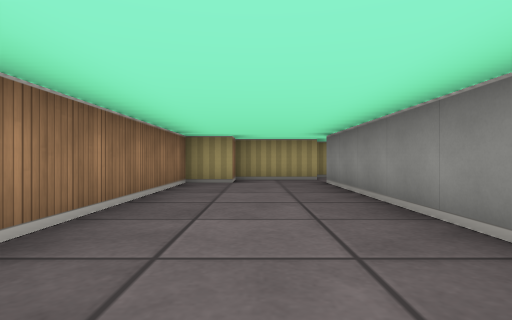
view 1 (above)

17 first-person views from a walk through a cub3D maze. The camera is about half as high as the walls, looks level and sees 80° across. The floor is counted in squares. Each view is taken from the middle of a square. On the plan, view 1 faces up. The plan holds only what a view shows up to about 9 squares ahead; the rest is blank.

view 2
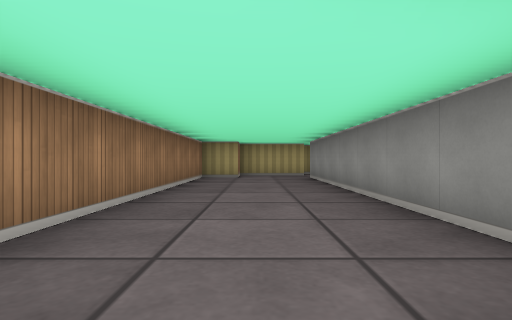

view 3
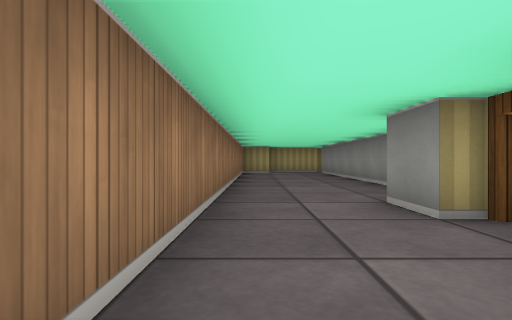

view 4
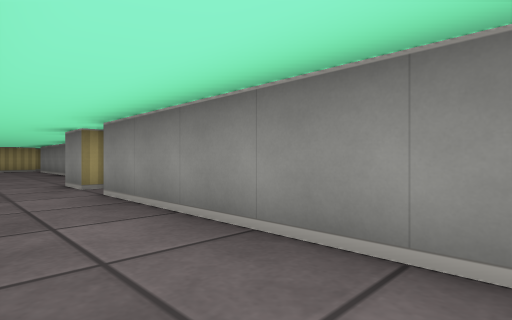

view 5
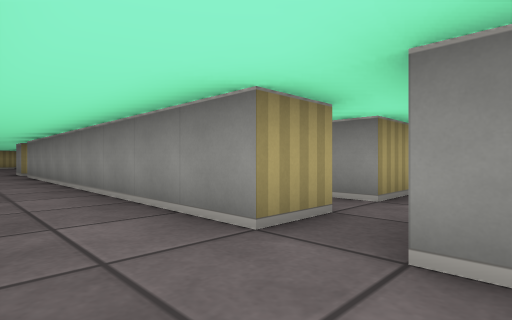

view 6
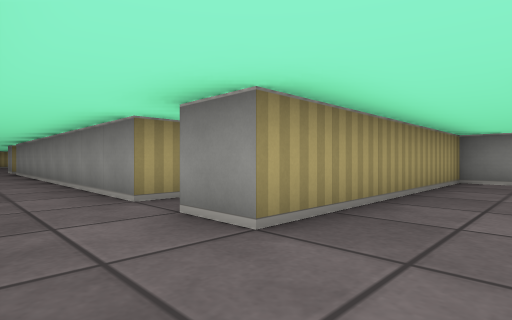

view 7
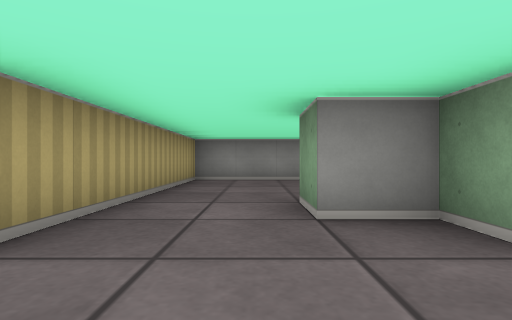

view 8
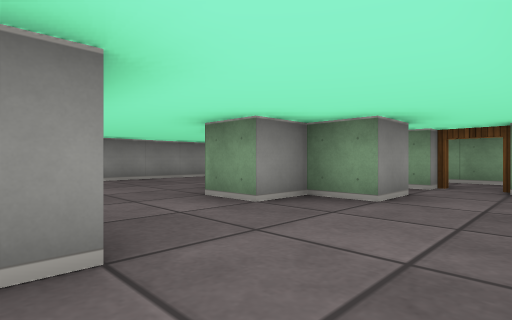

view 9
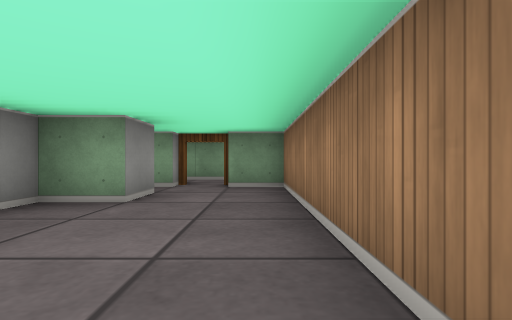

view 10
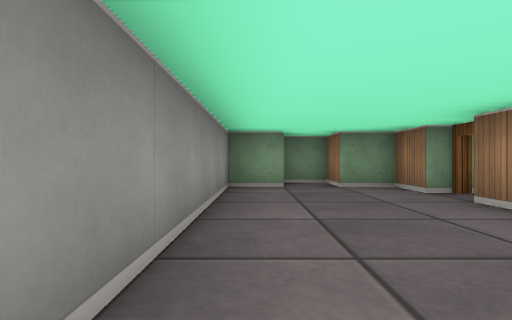

view 11
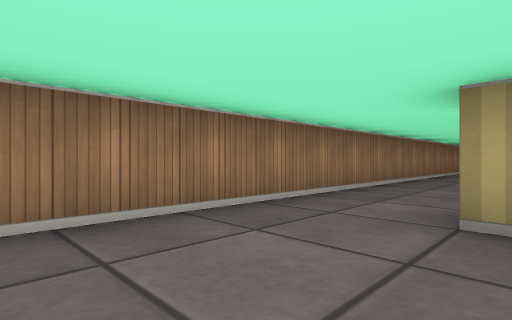

view 12
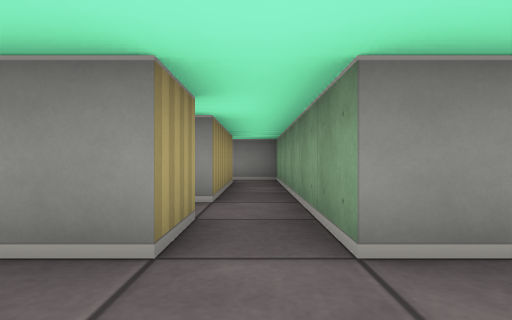

view 13
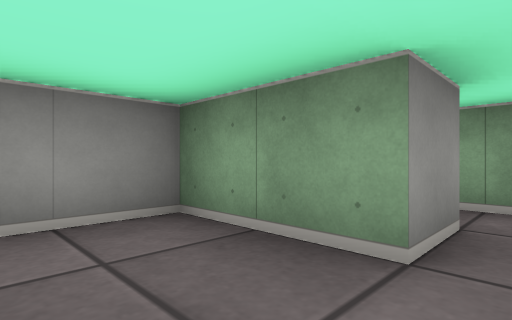

view 14
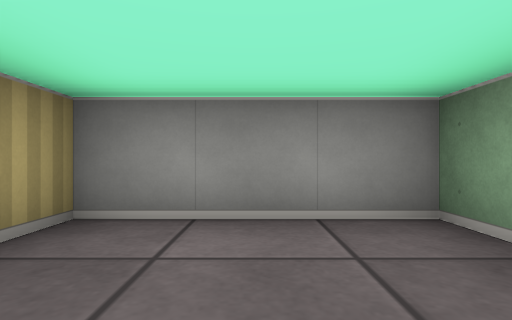

view 15
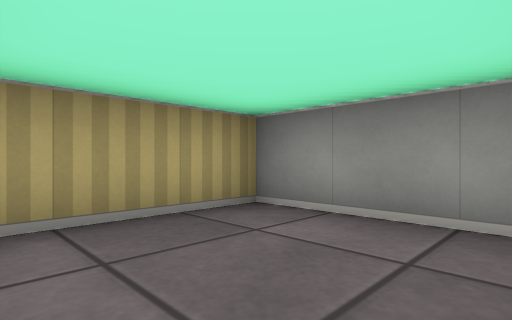

view 16
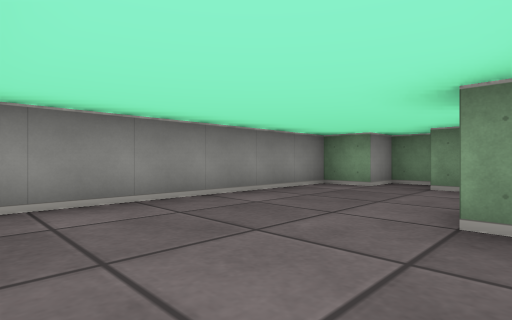

view 17
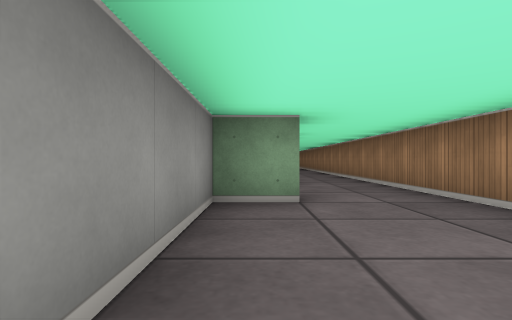

### Floor plan
Ten units are one square. View 1 is at (0, 0); x grows to the right and y downward. Boxes are objects, and circles mark ways between rooms. Rooms are numbered by the first view taken in them; rooms with no view inside come last. Other rooms are left out.
<svg viewBox="-20 -80 90 300">
<path fill="none" stroke="#000" d="M5 25 5 15 15 15 15 -65M15 -75 -5 -75 -5 -65 -15 -65 -15 135M16 125 5 125 5 35M5 135 15 135M35 179 35 185M5 185 5 175 15 175 15 165 25 165M35 195 35 205 45 205 45 215 55 215 55 205 65 205 65 145 5 145 5 135M5 195 9 195M-15 135 -15 195 -5 195M25 125 25 115 45 115 45 85 21 85"/>
<circle cx="-5" cy="140" r="3" fill="#2a7"/>
<text x="0" y="20">1</text>
<text x="30" y="160">2</text>
<text x="30" y="100">3</text>
</svg>
Room 1 opens to room 2.

Where each view was taken, in squares from view 1:
view 1: 0 up, 0 right, facing up
view 2: 2 down, 0 right, facing up
view 3: 5 down, 1 left, facing up
view 4: 8 down, 1 left, facing up-right
view 5: 14 down, 1 left, facing up-right
view 6: 16 down, 1 left, facing up-right
view 7: 16 down, 1 left, facing right
view 8: 14 down, 1 left, facing down-right
view 9: 14 down, 1 left, facing down
view 10: 15 down, 6 right, facing down
view 11: 17 down, 1 right, facing up-left
view 12: 13 down, 1 left, facing right
view 13: 10 down, 2 right, facing down-right
view 14: 10 down, 2 right, facing right
view 15: 11 down, 2 right, facing up-right
view 16: 15 down, 3 right, facing down-right
view 17: 2 up, 1 right, facing down
